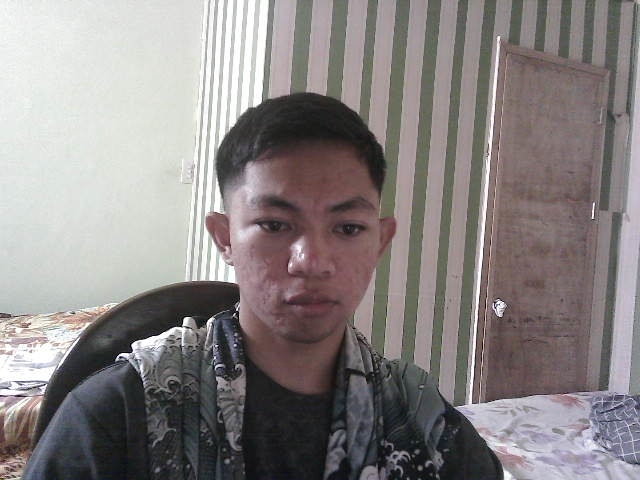
#> input picture dataset/test.jpg, 640 x 480 px
$ python -i enforcer.py   (imports and definitions only)
#> lines starting #> are read from the running program, lines starting #| are printed output that depends on the picture; after the words box and inside, x2 and y2 are one past the last pixel; in counts of white or black regions, pixels touching at a corner belong together
#> further down, picture is the input picture: shape (480, 640, 3); mean B, G, R 131.5, 131.7, 137.4
### haircut/preprocessing.py
# haircut/preprocessing.py
from __future__ import annotations

import cv2
import numpy as np

from haircut.config import CONFIG


def build_hog_descriptor() -> cv2.HOGDescriptor:
    return cv2.HOGDescriptor(
        CONFIG["HOG_WIN_SIZE"], CONFIG["HOG_BLOCK"],
        CONFIG["HOG_BLOCK_STEP"], CONFIG["HOG_CELL"], CONFIG["HOG_BINS"],
    )


# [6 lines left out: function extract_hog_features, not called in this run]

def preprocess_frame(frame: np.ndarray, clahe: cv2.CLAHE) -> np.ndarray:
    return cv2.GaussianBlur(
        clahe.apply(cv2.cvtColor(frame, cv2.COLOR_BGR2GRAY)),
        CONFIG["GAUSS_KERNEL"], 0,
    )


def binarize_hair(roi_gray: np.ndarray) -> np.ndarray:
    manual = CONFIG["HAIR_THRESH"]
    otsu_val, _ = cv2.threshold(roi_gray, 0, 255, cv2.THRESH_BINARY_INV | cv2.THRESH_OTSU)
    thresh = int(otsu_val) if abs(int(otsu_val) - manual) < 30 else manual
    _, binary = cv2.threshold(roi_gray, thresh, 255, cv2.THRESH_BINARY_INV)
    kernel = cv2.getStructuringElement(cv2.MORPH_ELLIPSE, CONFIG["MORPH_KERNEL"])
    return cv2.morphologyEx(binary, cv2.MORPH_OPEN, kernel, iterations=1)


# [26 lines left out: function binarize_side_hair, not called in this run]

### haircut/enforcer.py
# haircut/enforcer.py
from __future__ import annotations

import os
import time
from pathlib import Path
from typing import List, Optional, Tuple

import cv2
import numpy as np

from haircut.config import CONFIG
from haircut.models import Detection
from haircut.preprocessing import (
    binarize_hair,
    binarize_side_hair,
    build_hog_descriptor,
    extract_hog_features,
    preprocess_frame,
)


# [14 lines left out: function load_svm_model, not called in this run]


class HaircutEnforcer:
    def __init__(self, model_path: Optional[str] = None):
        self.face_cascade    = self._load_cascade("haarcascade_frontalface_default.xml")
        self.eye_cascade     = self._load_cascade("haarcascade_eye.xml")
        self.profile_cascade = self._load_cascade("haarcascade_profileface.xml")
        self.clahe           = cv2.createCLAHE(
            clipLimit=CONFIG["CLAHE_CLIP"], tileGridSize=CONFIG["CLAHE_GRID"])
        self.hog             = build_hog_descriptor()
        self.svm_clf, self.svm_scaler = (
            load_svm_model(model_path) if model_path else (None, None))
        self._eyebrow_history:     List[int] = []
        self._last_violation_time: float     = 0.0
        self.frame_count     = 0
        self.violation_count = 0
        if CONFIG["LOG_VIOLATIONS"]:
            Path(CONFIG["LOG_DIR"]).mkdir(exist_ok=True)

    # ── Cascade loader ────────────────────────────────────────
    @staticmethod
    def _load_cascade(filename: str) -> cv2.CascadeClassifier:
        path = os.path.join(cv2.data.haarcascades, filename)  # type: ignore
        if not os.path.exists(path):
            path = filename
        clf = cv2.CascadeClassifier(path)
        if clf.empty():
            raise FileNotFoundError(f"Cascade not found: {filename}")
        print(f"[OK] Loaded cascade: {filename}")
        return clf

    # ── Eyebrow smoothing ─────────────────────────────────────
    def _smooth_eyebrow_y(self, raw_y: int) -> int:
        self._eyebrow_history.append(raw_y)
        if len(self._eyebrow_history) > CONFIG["EYEBROW_SMOOTH_N"]:
            self._eyebrow_history.pop(0)
        return int(np.mean(self._eyebrow_history))

    # ── Gender classification ─────────────────────────────────
    def _classify_gender(self, face_gray_raw: np.ndarray) -> Tuple[str, float]:
        if self.svm_clf is None:
            return "male", 0.0
        try:
            feat_n  = self.svm_scaler.transform(  # type: ignore
                extract_hog_features(face_gray_raw, self.hog).reshape(1, -1))
            proba   = self.svm_clf.predict_proba(feat_n)[0]
            classes = list(self.svm_clf.classes_)
            female_idx  = classes.index(1) if 1 in classes else 1
            male_idx    = 1 - female_idx
            female_conf = float(proba[female_idx])
            male_conf   = float(proba[male_idx])
            thresh = CONFIG["GENDER_CONF_THRESHOLD"]
            if female_conf >= thresh:
                return "female", female_conf
            elif male_conf >= thresh:
                return "male", male_conf
            else:
                return "male", max(female_conf, male_conf)
        except Exception as e:
            print(f"[WARN] Gender SVM predict failed: {e}")
            return "male", 0.0

    # ── Frontal hair rule ─────────────────────────────────────
    def _threshold_classify(self, roi_gray: np.ndarray, roi_y1: int,
                            violation_line_y: int) -> Tuple[bool, Optional[int], int, float]:
        hair_mask        = binarize_hair(roi_gray)
        hair_pixel_count = int(np.count_nonzero(hair_mask))
        hair_density_pct = (1.0 - roi_gray.mean() / 255.0) * 100.0
        lowest_hair_y    = None
        is_violation     = False
        hair_rows = np.where(hair_mask.any(axis=1))[0]
        if len(hair_rows) and hair_pixel_count >= CONFIG["MIN_HAIR_AREA"]:
            lowest_hair_y = roi_y1 + int(np.percentile(hair_rows, CONFIG["HAIR_ROW_PERCENTILE"]))
            if lowest_hair_y >= violation_line_y:
                is_violation = True
        return is_violation, lowest_hair_y, hair_pixel_count, hair_density_pct

    # ── Vertical (tall/spiky) hair check ─────────────────────
    def _check_vertical_hair(
        self,
        gray_eq: np.ndarray,
        frame_shape: Tuple[int, int],
        fx: int, fy: int, fw: int, fh: int,
        annotated: np.ndarray,
        det: Detection,
    ) -> bool:
        """
        Extends the ROI search region far above the Haar cascade face box to
        detect hair that is styled vertically upwards (tall/spiky).

        Returns True if a vertical-height violation is detected.
        """
        H, W = frame_shape

        # ── Upper ROI bounds ──────────────────────────────────
        # Extend sideways 10 % of face width in each direction for coverage.
        upper_x1 = max(0, fx - int(fw * 0.10))
        upper_x2 = min(W, fx + fw + int(fw * 0.10))
        # Extend upwards by UPPER_HAIR_SEARCH_FRAC × fh above the face box top.
        upper_y1 = max(0, fy - int(fh * CONFIG["UPPER_HAIR_SEARCH_FRAC"]))
        upper_y2 = fy  # stop at the face-box top; forehead ROI handles below

        roi_w = upper_x2 - upper_x1
        roi_h = upper_y2 - upper_y1
        det.upper_hair_roi_box = (upper_x1, upper_y1, roi_w, roi_h)

        # ── Vertical limit line (max allowed hair top) ────────
        # Any hair pixel above this y-coordinate is a violation.
        det.vertical_limit_y = max(0, fy - int(fh * CONFIG["MAX_HAIR_HEIGHT_FRAC"]))

        # Draw the upper ROI bounding box
        cv2.rectangle(annotated, (upper_x1, upper_y1), (upper_x2, upper_y2),
                      CONFIG["UPPER_ROI_COLOR"], 1)
        cv2.putText(annotated, "Upper Hair ROI",
                    (upper_x1 + 4, upper_y1 + 13),
                    cv2.FONT_HERSHEY_SIMPLEX, 0.33,
                    CONFIG["UPPER_ROI_COLOR"], 1, cv2.LINE_AA)

        # Draw the vertical height limit as a dashed horizontal line
        self._dashed_hline(annotated, det.vertical_limit_y,
                           upper_x1, upper_x2, CONFIG["VERT_LIMIT_COLOR"])
        cv2.putText(
            annotated,
            f"Max vert. height ({CONFIG['MAX_HAIR_HEIGHT_FRAC']})",
            (upper_x1 + 4, det.vertical_limit_y - 4),
            cv2.FONT_HERSHEY_SIMPLEX, 0.33,
            CONFIG["VERT_LIMIT_COLOR"], 1, cv2.LINE_AA,
        )

        # Guard: ROI must have meaningful size
        if roi_h < 5 or roi_w < 5:
            return False

        upper_roi = gray_eq[upper_y1:upper_y2, upper_x1:upper_x2]
        if upper_roi.size == 0:
            return False

        mask = binarize_hair(upper_roi)
        det.upper_hair_mask = mask

        hair_rows  = np.where(mask.any(axis=1))[0]
        hair_count = int(np.count_nonzero(mask))

        if len(hair_rows) == 0 or hair_count < CONFIG["UPPER_MIN_HAIR_AREA"]:
            # No significant hair in the upper zone — compliant
            return False

        # Topmost (minimum row index) hair pixel in absolute frame coordinates
        det.highest_hair_y = upper_y1 + int(hair_rows.min())

        # Draw the detected hair-top line
        cv2.line(
            annotated,
            (upper_x1, det.highest_hair_y),
            (upper_x2, det.highest_hair_y),
            CONFIG["UPPER_ROI_COLOR"], 2,
        )
        cv2.putText(annotated, "Hair top",
                    (upper_x1 + 4, det.highest_hair_y - 4),
                    cv2.FONT_HERSHEY_SIMPLEX, 0.33,
                    CONFIG["UPPER_ROI_COLOR"], 1, cv2.LINE_AA)

        # Violation: hair top is strictly ABOVE (smaller y) the limit line
        is_violation = det.highest_hair_y < det.vertical_limit_y
        det.vertical_violation = is_violation
        return is_violation

    # ── Profile ROI analysis ──────────────────────────────────
    # [25 lines left out: function _analyze_profile_roi, not called in this run]

    # ── Drawing helpers ───────────────────────────────────────
    @staticmethod
    def _dashed_hline(img, y, x1, x2, color, dash=8):
        for xd in range(x1, x2, dash * 2):
            cv2.line(img, (xd, y), (min(xd + dash, x2), y), color, 1)

    # [13 lines left out: function _draw_profile_rois, not called in this run]

    def _draw_gate_ui(self, img: np.ndarray, det: Detection,
                      extra_lines: Optional[List[str]] = None) -> None:
        h, w     = img.shape[:2]
        header_h = CONFIG["UI_HEADER_H"]
        alpha    = CONFIG["UI_PANEL_ALPHA"]
        status_map = {
            "ok":           ("COMPLIANT",                    CONFIG["OK_COLOR"]),
            "female_pass":  ("PASS",                         CONFIG["OK_COLOR"]),
            "violation":    ("POLICY VIOLATION - SEE GUARD", CONFIG["VIOLATION_COLOR"]),
            "no_face":      ("STEP INTO FRAME",              (180, 180, 180)),
            "no_eyes":      ("FACE CAMERA DIRECTLY",         CONFIG["WARN_COLOR"]),
            "side_profile": ("SIDE PROFILE — checking…",     CONFIG["WARN_COLOR"]),
        }
        if det.violation:
            status_text, status_color = status_map["violation"]
        else:
            status_text, status_color = status_map.get(det.status, ("...", (150, 150, 150)))

        overlay = img.copy()
        cv2.rectangle(overlay, (0, 0), (w, header_h), (15, 15, 15), -1)
        cv2.addWeighted(overlay, alpha, img, 1.0 - alpha, 0, img)
        cv2.putText(img, CONFIG["UI_TITLE"], (10, header_h - 16),
                    cv2.FONT_HERSHEY_SIMPLEX, CONFIG["UI_FONT_SMALL"], (160, 160, 160), 1, cv2.LINE_AA)
        cv2.putText(img, status_text, (10, header_h - 2),
                    cv2.FONT_HERSHEY_SIMPLEX, CONFIG["UI_FONT_LARGE"], status_color, 2, cv2.LINE_AA)

        if det.gender != "unknown":
            badge = f"Gender: {det.gender.upper()}  ({det.gender_confidence * 100:.0f}%)"
            cv2.putText(img, badge, (w - 280, header_h - 6),
                        cv2.FONT_HERSHEY_SIMPLEX, CONFIG["UI_FONT_SMALL"],
                        CONFIG["OK_COLOR"] if det.gender == "female" else CONFIG["WARN_COLOR"],
                        1, cv2.LINE_AA)

        if det.violation:
            cv2.rectangle(img, (0, 0), (w - 1, h - 1), CONFIG["VIOLATION_COLOR"], 4)

    # [83 lines left out: functions _log, _check_side_profile, not called in this run]

    # ── Main analysis entry point ─────────────────────────────
    def analyze_frame(self, frame: np.ndarray) -> Tuple[np.ndarray, Detection]:
        self.frame_count += 1
        det       = Detection()
        annotated = frame.copy()
        gray_raw  = cv2.cvtColor(frame, cv2.COLOR_BGR2GRAY)
        gray_eq   = preprocess_frame(frame, self.clahe)

        faces = self.face_cascade.detectMultiScale(
            gray_eq, scaleFactor=CONFIG["FACE_SCALE"],
            minNeighbors=CONFIG["FACE_NEIGHBORS"],
            minSize=CONFIG["FACE_MIN_SIZE"],
            flags=cv2.CASCADE_SCALE_IMAGE,
        )
#> faces = [[213, 149, 202, 202]]
        if not len(faces):
            return self._check_side_profile(frame, gray_eq, annotated, det)

        fx, fy, fw, fh = max(faces, key=lambda r: r[2] * r[3])
#> fx = 213; fy = 149; fw = 202; fh = 202
        det.face_box = (fx, fy, fw, fh)
#> det.face_box = (213, 149, 202, 202)
        cv2.rectangle(annotated, (fx, fy), (fx + fw, fy + fh), (210, 210, 210), 1)
#> annotated: shape (480, 640, 3); 0.26% of pixels changed, all inside (x1, y1, x2, y2) = (213, 149, 416, 352)

        eyes = self.eye_cascade.detectMultiScale(
            gray_eq[fy:fy + int(fh * 0.55), fx:fx + fw],
            scaleFactor=CONFIG["EYE_SCALE"],
            minNeighbors=CONFIG["EYE_NEIGHBORS"],
            minSize=(22, 22),
        )
#> eyes = [[111, 61, 39, 39]]
        if not len(eyes):
            det.status = "no_eyes"
            self._draw_gate_ui(annotated, det)
            return annotated, det

        abs_eyes = [(fx + ex, fy + ey, ew, eh) for ex, ey, ew, eh in eyes]
#> abs_eyes = [(324, 210, 39, 39)]
        det.eye_boxes = abs_eyes
#> det.eye_boxes = [(324, 210, 39, 39)]
        for (ex, ey, ew, eh) in abs_eyes:
            cv2.rectangle(annotated, (ex, ey), (ex + ew, ey + eh), (190, 190, 60), 1)
#> this loop made 1 pass
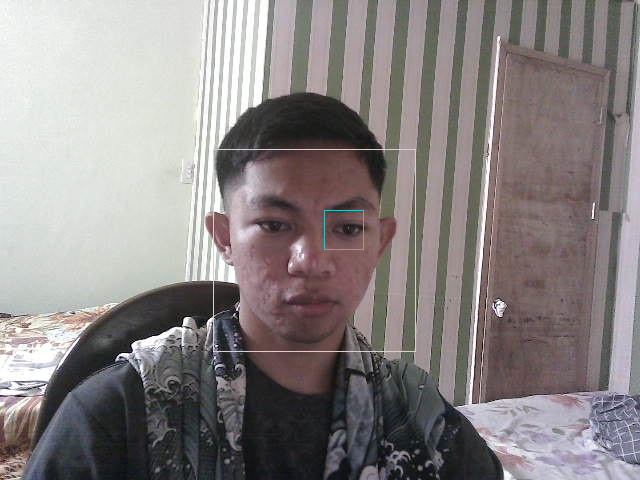
#> annotated: shape (480, 640, 3); mean B, G, R 131.8, 132, 137.6
        det.eyebrow_y = self._smooth_eyebrow_y(min(abs_eyes, key=lambda e: e[1])[1])
#> det.eyebrow_y = 210
        self._dashed_hline(annotated, det.eyebrow_y, fx, fx + fw, CONFIG["BROW_LINE_COLOR"])
        cv2.putText(annotated, "Eyebrow level", (fx + 4, det.eyebrow_y - 4),
                    cv2.FONT_HERSHEY_SIMPLEX, 0.33, CONFIG["BROW_LINE_COLOR"], 1, cv2.LINE_AA)
#> annotated: shape (480, 640, 3); mean B, G, R 132, 132.1, 137.5

        face_crop_raw = gray_raw[fy:fy + fh, fx:fx + fw]
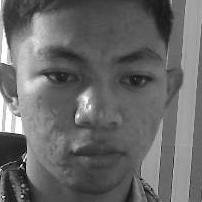
#> face_crop_raw: shape (202, 202); min 0, max 255, mean 104.5
        det.face_crop_raw = face_crop_raw.copy() if face_crop_raw.size > 0 else None
        if face_crop_raw.size > 0:
            det.gender, det.gender_confidence = self._classify_gender(face_crop_raw)
#> det.gender = 'male'; det.gender_confidence = 0
        det.classifier_used = f"gender_svm({det.gender})" if self.svm_clf else "no_model"
#> det.classifier_used = 'no_model'

        if det.gender == "female":
            det.status = "female_pass"
            self._draw_gate_ui(annotated, det)
            return annotated, det

        # ── Male — forehead (bang) check ──────────────────────
        roi_y1        = max(0, fy - int(fh * CONFIG["FOREHEAD_TOP_FRAC"]))
#> roi_y1 = 139
        eyebrow_limit = (det.eyebrow_y - 8) if det.eyebrow_y else (fy + int(fh * CONFIG["FOREHEAD_BOT_FRAC"]))
#> eyebrow_limit = 202
        roi_y2        = max(
            min(frame.shape[0], fy + int(fh * CONFIG["FOREHEAD_BOT_FRAC"]), eyebrow_limit),
            roi_y1 + 15,
        )
#> roi_y2 = 199
        roi_x1 = fx + int(fw * CONFIG["FOREHEAD_LEFT_FRAC"])
#> roi_x1 = 273
        roi_x2 = fx + fw - int(fw * CONFIG["FOREHEAD_RIGHT_FRAC"])
#> roi_x2 = 355
        det.forehead_roi_box = (roi_x1, roi_y1, max(1, roi_x2 - roi_x1), roi_y2 - roi_y1)
#> det.forehead_roi_box = (273, 139, 82, 60)
        cv2.rectangle(annotated, (roi_x1, roi_y1), (roi_x2, roi_y2), CONFIG["ROI_COLOR"], 1)
        cv2.putText(annotated, "Hair ROI", (roi_x1 + 4, roi_y1 + 13),
                    cv2.FONT_HERSHEY_SIMPLEX, 0.33, CONFIG["ROI_COLOR"], 1, cv2.LINE_AA)

        det.violation_line_y = roi_y1 + int((roi_y2 - roi_y1) * CONFIG["HAIR_VIOLATION_FRAC"])
#> det.violation_line_y = 184
        self._dashed_hline(annotated, det.violation_line_y, roi_x1, roi_x2, CONFIG["THRESH_LINE_COLOR"])
#> after the loop in _dashed_hline (call 2), `for xd in range(x1, x2, dash * 2):`: img: shape (480, 640, 3); mean B, G, R 132.2, 132.3, 137.5
        cv2.putText(
            annotated,
            f"Violation line ({CONFIG['HAIR_VIOLATION_FRAC']})",
            (roi_x1 + 4, det.violation_line_y - 4),
            cv2.FONT_HERSHEY_SIMPLEX, 0.33, CONFIG["THRESH_LINE_COLOR"], 1, cv2.LINE_AA)
#> annotated: shape (480, 640, 3); mean B, G, R 132.1, 132.4, 137.4

        roi_gray     = gray_eq[roi_y1:roi_y2, roi_x1:roi_x2]
        roi_gray_raw = gray_raw[roi_y1:roi_y2, roi_x1:roi_x2]
        det.roi_gray     = roi_gray.copy()     if roi_gray.size     else None
        det.roi_gray_raw = roi_gray_raw.copy() if roi_gray_raw.size else None

        bang_violation = False
        if roi_gray.size > 0 and roi_gray.shape[0] >= 5 and roi_gray.shape[1] >= 5:
            bang_violation, det.lowest_hair_y, det.hair_pixel_count, det.hair_density_pct = \
                self._threshold_classify(roi_gray, roi_y1, det.violation_line_y)
#> in binarize_hair, `otsu_val, _ = cv2.threshold(roi_gray, 0, 255, cv2.THRESH_BINARY_INV | ..`: otsu_val = 111
#> in binarize_hair, `thresh = int(otsu_val) if abs(int(otsu_val) - manual) < 30 else manual`: thresh = 80
#> in binarize_hair, `_, binary = cv2.threshold(roi_gray, thresh, 255, cv2.THRESH_BINARY_INV)`:
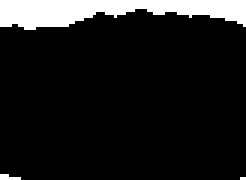
#> binary: shape (60, 82) (shown 3 times larger); 10.9% white; 3 white regions (2 under 20 px), largest, box (x1, y1, x2, y2) and area: (0, 0, 82, 10) 524
#> in binarize_hair, `kernel = cv2.getStructuringElement(cv2.MORPH_ELLIPSE, CONFIG["MORPH_KE..`: kernel = [[0, 1, 0], [1, 1, 1], [0, 1, 0]]
#> in _threshold_classify, `hair_pixel_count = int(np.count_nonzero(hair_mask))`: hair_pixel_count = 531
#> in _threshold_classify, `hair_density_pct = (1.0 - roi_gray.mean() / 255.0) * 100.0`: hair_density_pct = 48.56
#> in _threshold_classify, `hair_rows = np.where(hair_mask.any(axis=1))[0]`: hair_rows = [0, 1, 2, 3, 4, 5, 6, 7, 8, 9, 58, 59]
#> in _threshold_classify, `lowest_hair_y = roi_y1 + int(np.percentile(hair_rows, CONFIG["HAIR_ROW..`: lowest_hair_y = 192
#> bang_violation = True; det.lowest_hair_y = 192; det.hair_pixel_count = 531; det.hair_density_pct = 48.56

        if det.lowest_hair_y is not None:
            cv2.line(annotated, (roi_x1, det.lowest_hair_y), (roi_x2, det.lowest_hair_y),
                     CONFIG["HAIR_LINE_COLOR"], 2)
            cv2.putText(annotated, "Hair edge", (roi_x1 + 4, det.lowest_hair_y - 4),
                        cv2.FONT_HERSHEY_SIMPLEX, 0.33, CONFIG["HAIR_LINE_COLOR"], 1, cv2.LINE_AA)

        # ── Male — vertical (tall/spiky) hair check ───────────
        vertical_violation = self._check_vertical_hair(
            gray_eq, gray_eq.shape[:2], fx, fy, fw, fh, annotated, det)
#> in _check_vertical_hair, `upper_x1 = max(0, fx - int(fw * 0.10))`: upper_x1 = 193
#> in _check_vertical_hair, `upper_x2 = min(W, fx + fw + int(fw * 0.10))`: upper_x2 = 435
#> in _check_vertical_hair, `upper_y1 = max(0, fy - int(fh * CONFIG["UPPER_HAIR_SEARCH_FRAC"]))`: upper_y1 = 0
#> in _check_vertical_hair, `upper_y2 = fy`: upper_y2 = 149
#> in _check_vertical_hair, `roi_w = upper_x2 - upper_x1`: roi_w = 242
#> in _check_vertical_hair, `roi_h = upper_y2 - upper_y1`: roi_h = 149
#> in _check_vertical_hair, `det.upper_hair_roi_box = (upper_x1, upper_y1, roi_w, roi_h)`: det.upper_hair_roi_box = (193, 0, 242, 149)
#> in _check_vertical_hair, `det.vertical_limit_y = max(0, fy - int(fh * CONFIG["MAX_HAIR_HEIGHT_FR..`: det.vertical_limit_y = 28
#> after the loop in _dashed_hline (call 3), `for xd in range(x1, x2, dash * 2):`: img: shape (480, 640, 3); mean B, G, R 132.1, 132, 137.8
#> in _check_vertical_hair, `cv2.putText( annotated, f"Max vert. height ({CONFIG['MAX_HAIR_HEIGHT_F..`: annotated: shape (480, 640, 3); mean B, G, R 131.9, 131.9, 137.9
#> in _check_vertical_hair, `upper_roi = gray_eq[upper_y1:upper_y2, upper_x1:upper_x2]`:
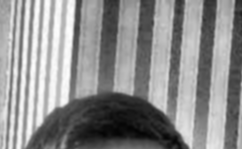
#> upper_roi: shape (149, 242); min 4, max 253, mean 140.2
#> in binarize_hair (call 2), `otsu_val, _ = cv2.threshold(roi_gray, 0, 255, cv2.THRESH_BINARY_INV | ..`: otsu_val = 130
#> in binarize_hair (call 2), `_, binary = cv2.threshold(roi_gray, thresh, 255, cv2.THRESH_BINARY_INV)`: binary: shape (149, 242); 23.6% white; 20 white regions (11 under 20 px), largest, box (x1, y1, x2, y2) and area: (31, 93, 188, 149) 5540, (229, 0, 242, 96) 795, (102, 0, 119, 55) 657
#> in binarize_hair (call 2), `return cv2.morphologyEx(binary, cv2.MORPH_OPEN, kernel, iterations=1)`:
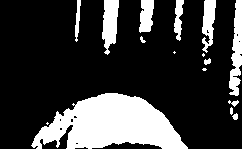
#> returned value: shape (149, 242); 23.3% white; 16 white regions (4 under 20 px), largest, box (x1, y1, x2, y2) and area: (31, 93, 188, 149) 5521, (229, 0, 242, 96) 780, (102, 0, 119, 55) 651
#> in _check_vertical_hair, `hair_rows  = np.where(mask.any(axis=1))[0]`: hair_rows = 149 values from 0 to 148
#> in _check_vertical_hair, `hair_count = int(np.count_nonzero(mask))`: hair_count = 8384
#> in _check_vertical_hair, `det.highest_hair_y = upper_y1 + int(hair_rows.min())`: det.highest_hair_y = 0
#> in _check_vertical_hair, `cv2.line( annotated, (upper_x1, det.highest_hair_y), (upper_x2, det.hi..`:
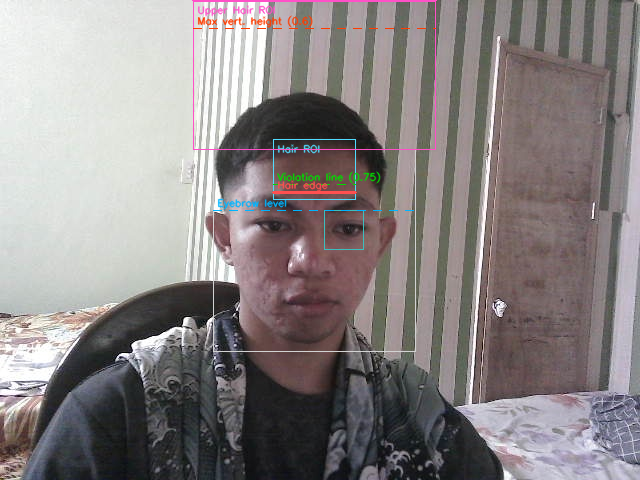
#> annotated: shape (480, 640, 3); mean B, G, R 131.9, 131.8, 137.9
#> in _check_vertical_hair, `is_violation = det.highest_hair_y < det.vertical_limit_y`: is_violation = True
#> vertical_violation = True

        # ── Combine violations and finalise status ────────────
        is_viol = bang_violation or vertical_violation
#> is_viol = True
        now = time.monotonic()
        if is_viol:
            det.violation = True
            det.status    = "violation"
            self._last_violation_time = now
            self.violation_count += 1
            if CONFIG["LOG_VIOLATIONS"]:
                self._log(frame, det)
        else:
            det.status = "ok"
        if (not det.violation and det.face_box
                and now - self._last_violation_time < CONFIG["VIOLATION_HOLD_S"]):
            det.violation = True
            det.status    = "violation"

        self._draw_gate_ui(annotated, det)
#> in _draw_gate_ui, `cv2.rectangle(overlay, (0, 0), (w, header_h), (15, 15, 15), -1)`: overlay: shape (480, 640, 3); 10.21% of pixels changed, all inside (x1, y1, x2, y2) = (0, 0, 640, 49)
#> in _draw_gate_ui, `badge = f"Gender: {det.gender.upper()}  ({det.gender_confidence * 100:..`: badge = 'Gender: MALE  (0%)'
#> in _draw_gate_ui, `cv2.rectangle(img, (0, 0), (w - 1, h - 1), CONFIG["VIOLATION_COLOR"], 4)`:
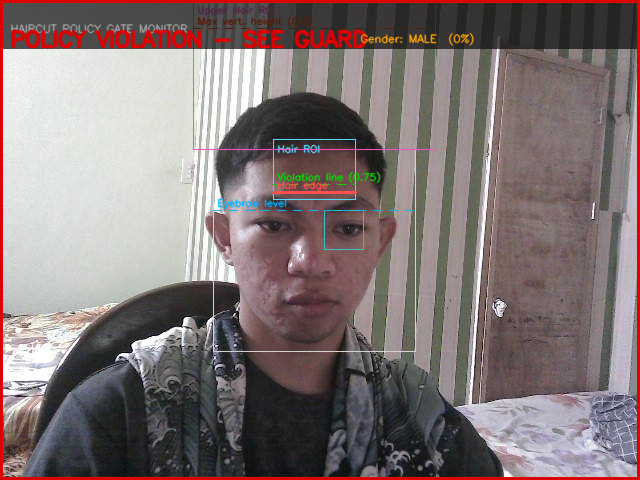
#> img: shape (480, 640, 3); mean B, G, R 117.7, 117.9, 130.2
        return annotated, det

>>> import cv2
>>> picture = cv2.imread('../dataset/test.jpg')
>>> result = HaircutEnforcer().analyze_frame(picture)
